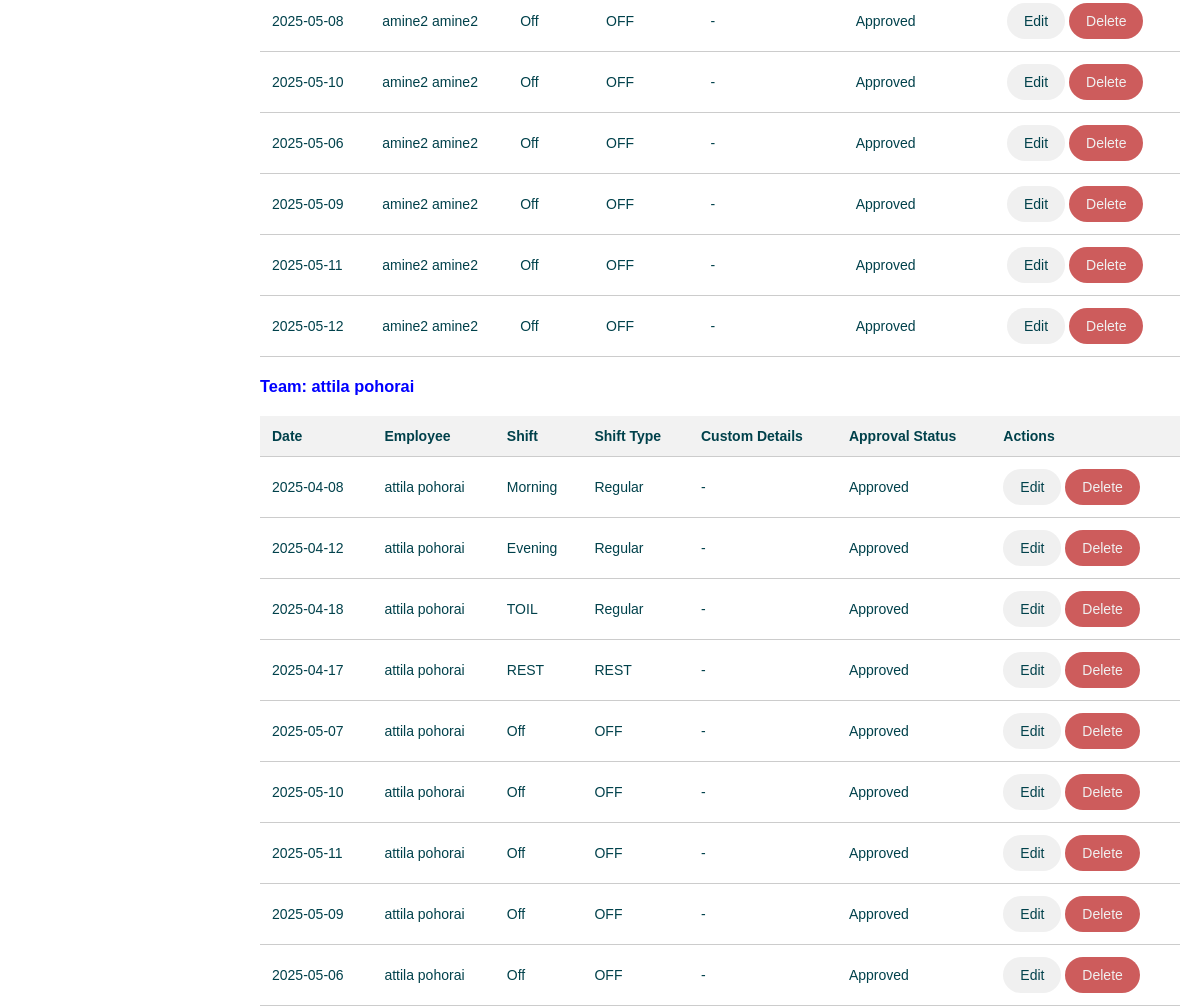
Page /employee_shifts/ (signed in, middle part) on the earlier database version.
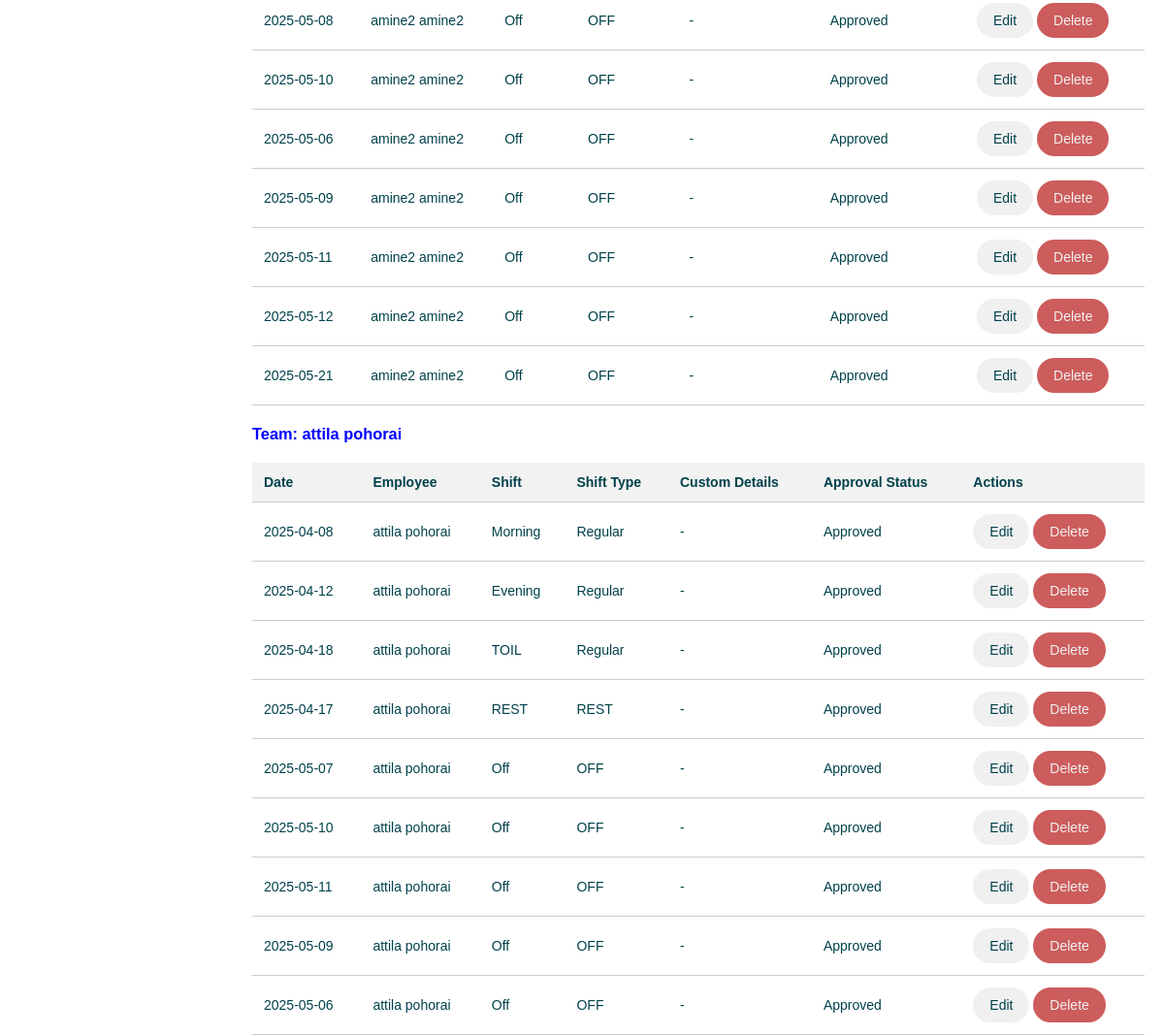
Same page on the later database version.
### tables this page shows
CREATE TABLE employee_shift (
                id INTEGER PRIMARY KEY AUTOINCREMENT,
                employee_id INTEGER NOT NULL,
                shift_id INTEGER NOT NULL,
                date DATE NOT NULL,
                actual_start_time TIME,
                actual_end_time TIME,
                overtime_hours TEXT DEFAULT '00:00',
                request_status TEXT DEFAULT 'NONE', start_time TEXT DEFAULT '00:00', end_time TEXT DEFAULT '00:00', shift_type TEXT DEFAULT 'Regular', custom_details TEXT DEFAULT NULL, approval_status TEXT DEFAULT 'Approved',
                FOREIGN KEY (employee_id) REFERENCES "employees_old"(id),
                FOREIGN KEY (shift_id) REFERENCES shifts(id)
            );

CREATE TABLE "shifts" (
            id INTEGER PRIMARY KEY AUTOINCREMENT,
            name TEXT NOT NULL,
            start_time TEXT,
            end_time TEXT,
            bg_color TEXT NOT NULL,
            text_color TEXT DEFAULT '#000000',
            is_active BOOLEAN NOT NULL DEFAULT 1
        );

### app/routes/employee_shift.py (the view)
@employee_shift_bp.route('/')
@login_required
def index():
    employee_shifts = employee_shift_service.get_all_employee_shifts()
    employees = employee_service.get_all_employees()
    shifts = shift_service.get_all_active_shifts()
    for team, shift_list in employee_shifts['shifts_by_team'].items():
        for shift in shift_list:
            print(f"DEBUG: Employee: {shift['employee_name']}, Date: {shift['employee_shift']['date']}, Start: {shift['employee_shift']['start_time']}, End: {shift['employee_shift']['end_time']}")
    return render_template('employee_shifts/employee_shifts.html',
                           employee_shifts=employee_shifts,
                           employees=employees,
                           shifts=shifts,
                           active='employee_shifts')

### app/database/db.py (called while the page is built)
def get_db():
    db = sqlite3.connect(Config.DATABASE)
    db.row_factory = sqlite3.Row
    return db

### app/models/employee.py (called while the page is built)
    @property
    def fullname(self):
        return f'{self.first} {self.last}'

### app/models/user.py (called while the page is built)
    @property
    def is_authenticated(self):
        return True

    def is_manager(self):
        return self.role == 'manager'

### app/services/employee_service.py (called while the page is built)
def get_all_employees():
    db = get_db()
    try:
        rows = db.execute('SELECT * FROM employees').fetchall()
        return [Employee(row['first_name'], row['last_name'], row['team'], row['id']) for row in rows]
    except Exception as e:
        print(f"Error fetching employees: {e}")
        return []
    finally:
        db.close()

### app/services/shift_service.py (called while the page is built)
def get_all_active_shifts():
    db = get_db()
    try:
        rows = db.execute('SELECT * FROM shifts WHERE is_active = 1').fetchall()
        return [Shift(row['name'], row['bg_color'], row['text_color'], row['start_time'], row['end_time'],
                      row['id'], row['is_active']) for row in rows]
    except Exception as e:
        print(f"Error fetching active shifts: {e}")
        return []
    finally:
        db.close()

### app/templates/employee_shifts/employee_shifts.html (shortened to what this page needs)
{% extends 'layout.html' %}
{% block content %}
{% if employee_shifts.shifts_by_team %}
    {% for team, shifts in employee_shifts.shifts_by_team.items() %}
        {% if shifts %}
            <h3 style="color: blue; margin-top: 20px;">Team: {{ team }}</h3>
            <table>
                <thead>
                    <tr>
                        <th>Date</th>
                        <th>Employee</th>
                        <th>Shift</th>
                        <th>Shift Type</th>
                        <th>Custom Details</th>
                        <th>Approval Status</th>
                        <th>Actions</th>
                    </tr>
                </thead>
                <tbody>
                    {% for data in shifts %}
                        <tr>
                            <td>{{ data.employee_shift.date }}</td>
                            <td>{{ data.employee_name }}</td>
                            <td>{{ data.shift_name }}</td>
                            <td>{{ data.employee_shift.shift_type }}</td>
                            <td>
                                {% if data.employee_shift.custom_details %}
                                    {{ data.employee_shift.custom_details }}
                                {% else %}
                                    -
                                {% endif %}
                            </td>
                            <td>
                                {% if data.employee_shift.shift_type == 'Time Off' and data.employee_shift.approval_status == 'Pending' %}
                                    <form action="{{ url_for('employee_shift.approve_request', id=data.employee_shift.id) }}" method="post" style="display:inline;">
                                        <button type="submit" class="btn btn-success">Approve</button>
                                    </form>
                                    <form action="{{ url_for('employee_shift.reject_request', id=data.employee_shift.id) }}" method="post" style="display:inline;">
                                        <button type="submit" class="btn btn-danger">Reject</button>
                                    </form>
                                {% else %}
                                    {{ data.employee_shift.approval_status }}
                                {% endif %}
                            </td>
                            <td>
                                <a href="{{ url_for('employee_shift.edit_assignment', id=data.employee_shift.id) }}" class="edit-button">Edit</a>
                                <a href="{{ url_for('employee_shift.delete_assignment', id=data.employee_shift.id) }}" class="delete-button"
                                onclick="return confirm('Are you sure you want to delete this shift?');">Delete</a>
                            </td>
                        </tr>
                    {% endfor %}
                </tbody>
            </table>
        {% endif %}
    {% endfor %}
{% else %}
    <p>No shift data available.</p>
{% endif %}
{% endblock %}

Differences in the rows shown:
added employee_shift: employee_shift "2025-05-21", employee_name "amine2 amine2", shift_name "Off", employee_shift.shift_type "OFF", employee_shift.approval_status "Approved"
